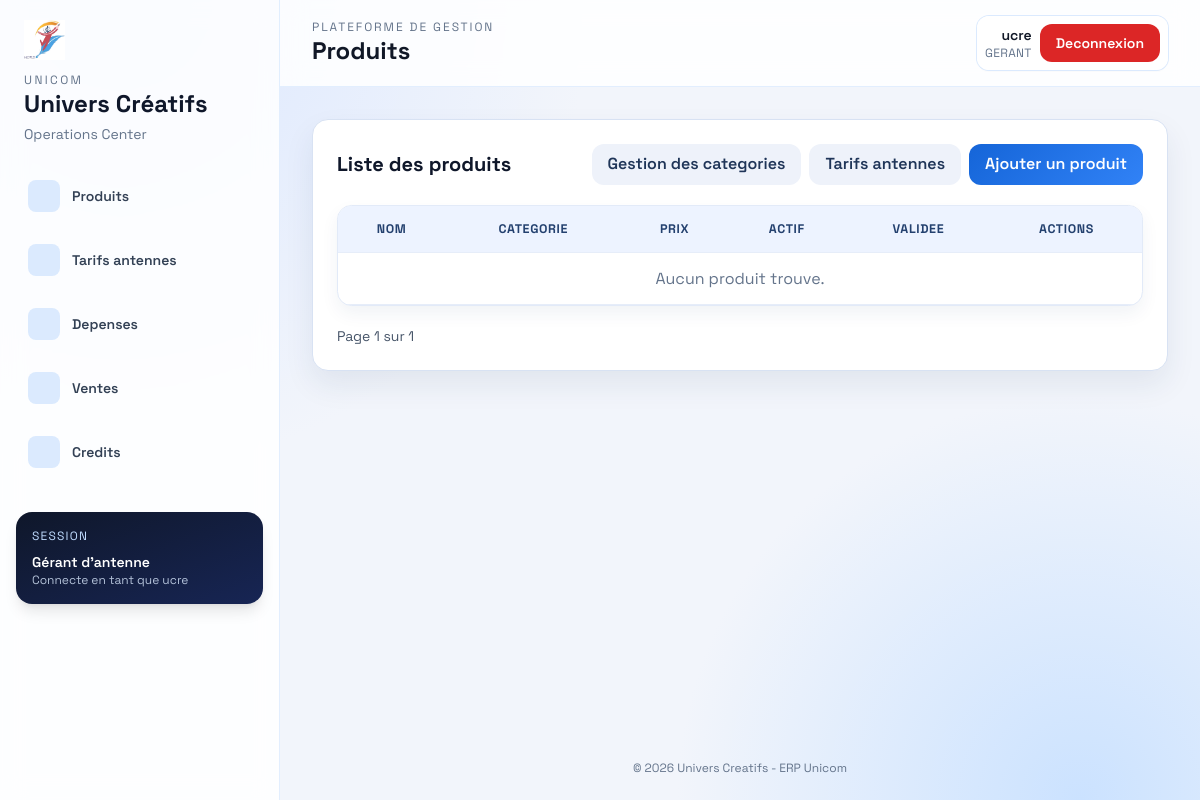
The app's page /sales/products/ (signed in), older data.
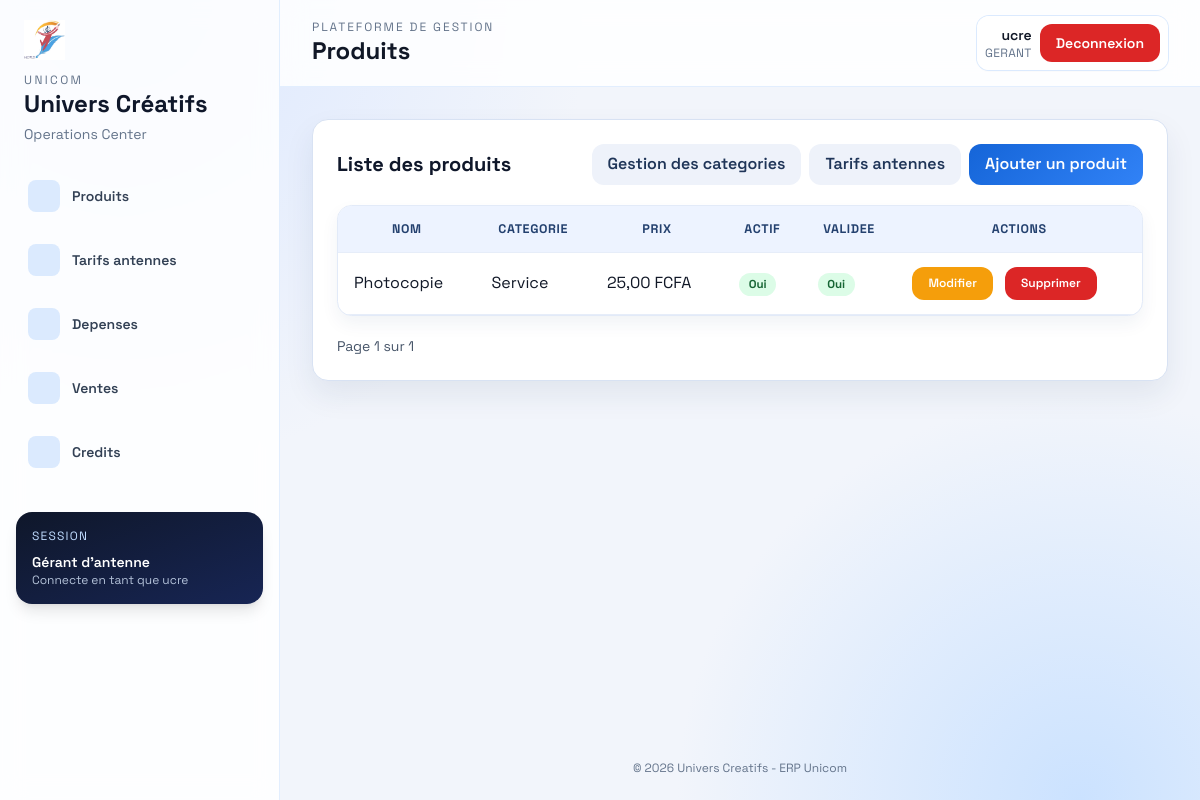
The same page, newer data.
### sales/models.py (models this page shows, shortened)
class Product(TimeStampedModel):
    category = models.ForeignKey(Category, on_delete=models.CASCADE)
    name = models.CharField(max_length=150)
    standard_price = models.DecimalField(max_digits=10, decimal_places=2)
    unit = models.CharField(max_length=30, default="unité")  # ex : page, heure, feuille, copie
    is_active = models.BooleanField(default=True)
    is_validated = models.BooleanField(default=False)  # validation par admin
    created_at = models.DateTimeField(auto_now_add=True,null=True, blank=True)

class Category(TimeStampedModel):
    TYPE_CHOICES = [
        ('service', 'Service'),
        ('bien', 'Bien'),
    ]
    name = models.CharField(max_length=100, unique=True)
    type = models.CharField(max_length=10, choices=TYPE_CHOICES)
    is_validated = models.BooleanField(default=False)
    created_at = models.DateTimeField(auto_now_add=True,null=True, blank=True)

### sales/views.py (the view)
# urls.py: path('products/', views.product_list, name='product_list'),
@login_required
def product_list(request):
    products = Product.objects.all().order_by("name")
    paginator = Paginator(products, 15)
    page_obj = paginator.get_page(request.GET.get("page"))
    return render(request, "sales/product_list.html", {"page_obj": page_obj})

### accounts/templatetags/auth_extras.py (called while the page is built)
@register.simple_tag
def role_permissions(role):
    return ROLE_PERMISSIONS.get(role, set())

### templates/sales/product_list.html (shortened to what this page needs)
{% extends 'base.html' %}
{% block page_title %}Produits{% endblock %}
{% block content %}
<div class="space-y-5">
  <div class="flex flex-wrap items-center justify-between gap-3">
    <h2 class="text-xl font-bold text-slate-900">Liste des produits</h2>
    <div class="flex flex-wrap gap-2">
      <a href="{% url 'sales:category_list' %}" class="ui-btn ui-btn-muted">Gestion des categories</a>
      <a href="{% url 'sales:antenna_pricing_list' %}" class="ui-btn ui-btn-muted">Tarifs antennes</a>
      <a href="{% url 'sales:product_create' %}" class="ui-btn ui-btn-primary">Ajouter un produit</a>
    </div>
  </div>
  <div class="overflow-x-auto ui-card">
    <table class="ui-table">
      <thead>
        <tr>
          <th>Nom</th>
          <th>Categorie</th>
          <th>Prix</th>
          <th>Actif</th>
          <th>Validee</th>
          <th>Actions</th>
        </tr>
      </thead>
      <tbody>
        {% for product in page_obj %}
          <tr>
            <td>{{ product.name }}</td>
            <td>{{ product.category.name }}</td>
            <td>{{ product.standard_price }} FCFA</td>
            <td>
              {% if product.is_active %}
                <span class="ui-badge ui-badge-success">Oui</span>
              {% else %}
                <span class="ui-badge ui-badge-danger">Non</span>
              {% endif %}
            </td>
            <td>
              {% if product.is_validated %}
                <span class="ui-badge ui-badge-success">Oui</span>
              {% else %}
                <span class="ui-badge ui-badge-warning">Non</span>
              {% endif %}
            </td>
            <td class="space-x-2">
              <a href="{% url 'sales:product_update' product.pk %}" class="ui-btn text-xs text-white" style="background:#f59e0b;">Modifier</a>
              <a href="{% url 'sales:product_delete' product.pk %}" class="ui-btn ui-btn-danger text-xs">Supprimer</a>
            </td>
          </tr>
        {% empty %}
          <tr>
            <td colspan="6" class="text-center text-slate-500">Aucun produit trouve.</td>
          </tr>
        {% endfor %}
      </tbody>
    </table>
  </div>
  <div class="flex flex-wrap items-center justify-between gap-2">
    <span class="text-sm text-slate-600">Page {{ page_obj.number }} sur {{ page_obj.paginator.num_pages }}</span>
  </div>
</div>
{% endblock %}

Row changes from the older to the newer data that the page shows:
added Product: name "Photocopie", category.name "Service", standard_price "25,00", is_active "Oui", is_validated "Oui"
Text that changed along with them:
text no longer shown: "Aucun produit trouve."
